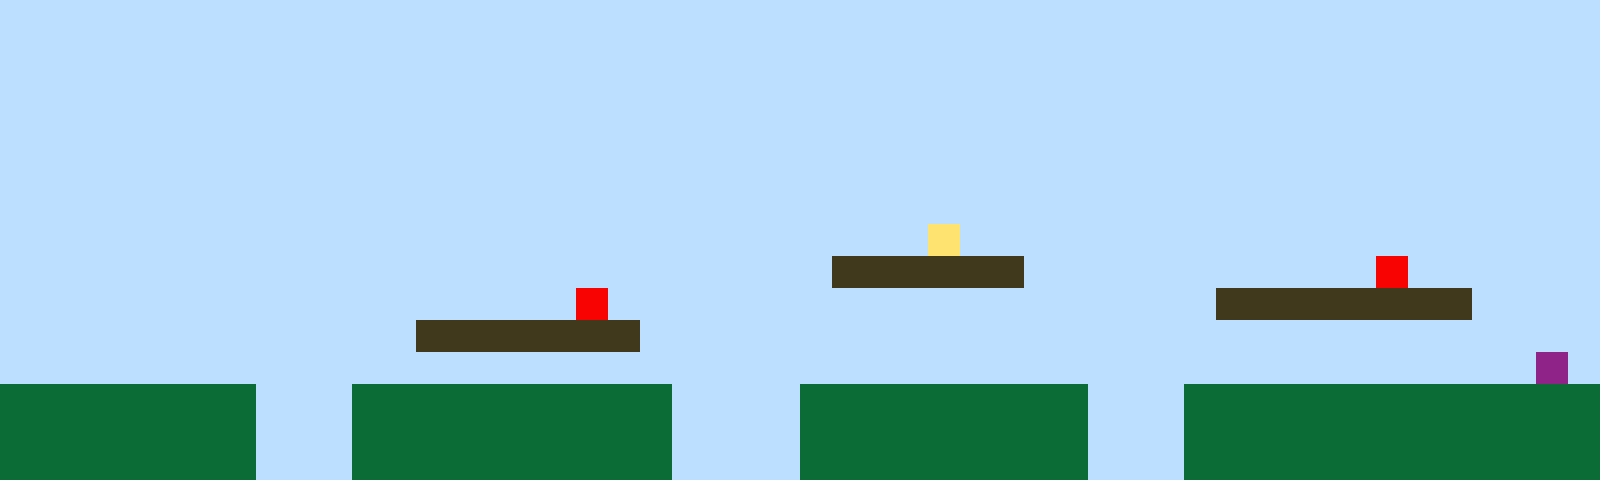

Tiled map render using the project's own tile images. Description and the whole map definition, tile-layer contents included, below:
An orthogonal 50x15 tile map with 32x32 px tiles, 1 tile layer (Tile Layer 1).

<map version="1.10" tiledversion="1.11.2" orientation="orthogonal" renderorder="right-up" width="50" height="15" tilewidth="32" tileheight="32" infinite="0" nextlayerid="2" nextobjectid="1"><editorsettings><export target="map1.csv" format="csv" /></editorsettings><tileset firstgid="1" name="sprites" tilewidth="32" tileheight="32" tilecount="6" columns="3"><image source="sprites.png" width="96" height="64" /></tileset><layer id="1" name="Tile Layer 1" width="50" height="15"><data encoding="csv">1,1,1,1,1,1,1,1,1,1,1,1,1,1,1,1,1,1,1,1,1,1,1,1,1,1,1,1,1,1,1,1,1,1,1,1,1,1,1,1,1,1,1,1,1,1,1,1,1,1,1,1,1,1,1,1,1,1,1,1,1,1,1,1,1,1,1,1,1,1,1,1,1,1,1,1,1,1,1,1,1,1,1,1,1,1,1,1,1,1,1,1,1,1,1,1,1,1,1,1,1,1,1,1,1,1,1,1,1,1,1,1,1,1,1,1,1,1,1,1,1,1,1,1,1,1,1,1,1,1,1,1,1,1,1,1,1,1,1,1,1,1,1,1,1,1,1,1,1,1,1,1,1,1,1,1,1,1,1,1,1,1,1,1,1,1,1,1,1,1,1,1,1,1,1,1,1,1,1,1,1,1,1,1,1,1,1,1,1,1,1,1,1,1,1,1,1,1,1,1,1,1,1,1,1,1,1,1,1,1,1,1,1,1,1,1,1,1,1,1,1,1,1,1,1,1,1,1,1,1,1,1,1,1,1,1,1,1,1,1,1,1,1,1,1,1,1,1,1,1,1,1,1,1,1,1,1,1,1,1,1,1,1,1,1,1,1,1,1,1,1,1,1,1,1,1,1,1,1,1,1,1,1,1,1,1,1,1,1,1,1,1,1,1,1,1,1,1,1,1,1,1,1,1,1,1,1,1,1,1,1,1,1,1,1,1,1,1,1,1,1,1,1,1,1,1,1,1,1,1,1,1,1,1,1,1,1,1,1,1,1,1,1,1,1,1,1,1,1,1,1,1,1,1,1,1,1,1,1,1,1,1,1,1,1,1,1,1,1,1,1,1,1,1,1,1,1,1,1,4,1,1,1,1,1,1,1,1,1,1,1,1,1,1,1,1,1,1,1,1,1,1,1,1,1,1,1,1,1,1,1,1,1,1,1,1,1,1,1,1,1,1,1,1,1,1,3,3,3,3,3,3,1,1,1,1,1,1,1,1,1,1,1,5,1,1,1,1,1,1,1,1,1,1,1,1,1,1,1,1,1,1,1,1,1,1,1,1,5,1,1,1,1,1,1,1,1,1,1,1,1,1,1,1,1,1,1,1,3,3,3,3,3,3,3,3,1,1,1,1,1,1,1,1,1,1,1,1,1,1,1,1,1,3,3,3,3,3,3,3,1,1,1,1,1,1,1,1,1,1,1,1,1,1,1,1,1,1,1,1,1,1,1,1,1,1,1,1,1,1,1,1,1,1,1,1,1,1,1,1,1,1,1,1,1,1,1,1,1,1,1,1,1,1,1,1,1,1,1,1,1,1,1,1,1,1,1,1,1,1,1,1,1,1,1,1,1,1,6,1,2,2,2,2,2,2,2,2,1,1,1,2,2,2,2,2,2,2,2,2,2,1,1,1,1,2,2,2,2,2,2,2,2,2,1,1,1,2,2,2,2,2,2,2,2,2,2,2,2,2,2,2,2,2,2,2,2,2,1,1,1,2,2,2,2,2,2,2,2,2,2,1,1,1,1,2,2,2,2,2,2,2,2,2,1,1,1,2,2,2,2,2,2,2,2,2,2,2,2,2,2,2,2,2,2,2,2,2,1,1,1,2,2,2,2,2,2,2,2,2,2,1,1,1,1,2,2,2,2,2,2,2,2,2,1,1,1,2,2,2,2,2,2,2,2,2,2,2,2,2</data></layer></map>
